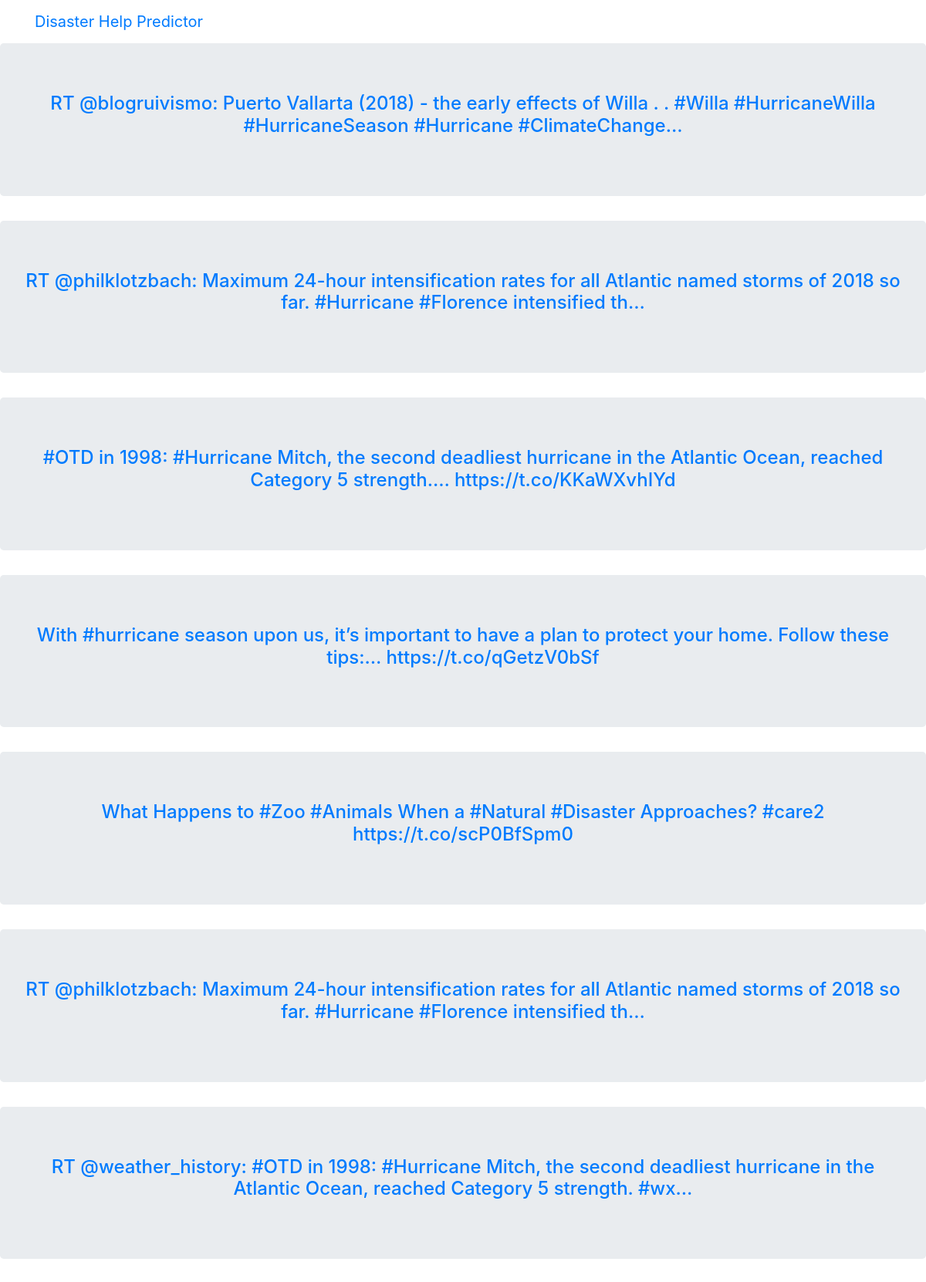
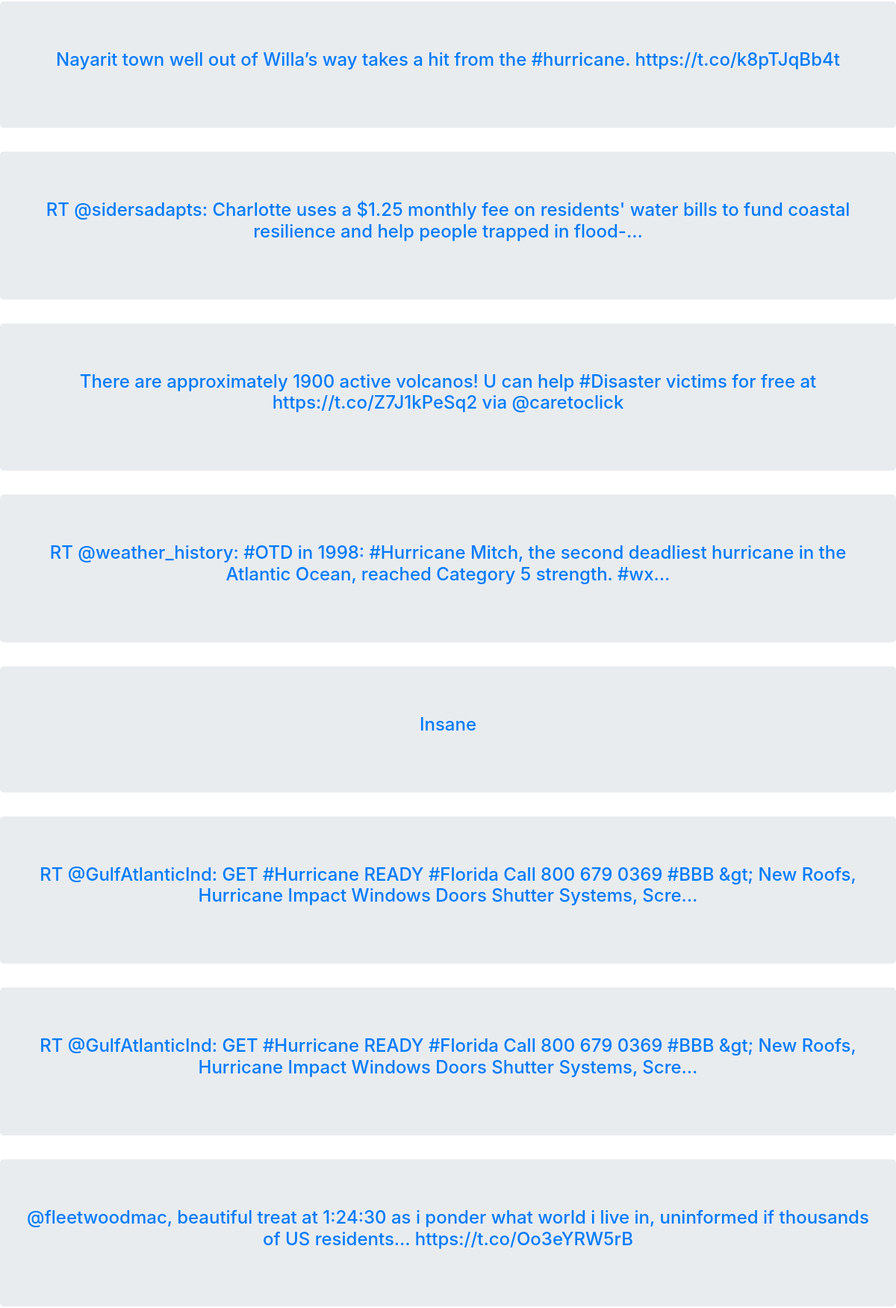
/blog/dclass/3 (upper part), run on the app's committed database (2 pictures, top to bottom).
### blog/models/post.py (models this page shows, shortened)
class Post(models.Model):
    body = models.TextField()
    pub_date = models.DateTimeField('date published', auto_now_add=True)
    clss = models.IntegerField()
    location = models.TextField()

### blog/views/post_cls.py (the view)
# urls.py: path('dclass/<int:pk>', PostClassView.as_view(), name='post_clas'),
class PostClassView(generic.DetailView):
    model = Post
    template_name = 'blog/post_class.html'
    def get_context_data(self, **kwargs):
        context = super().get_context_data(**kwargs)
        context['posts'] = Post.objects.filter(clss=self.kwargs['pk'])
        context['classes'] = classes
        return context

### blog/templates/blog/post_class.html
{% extends "blog/base.html" %}
{% block content %}
      <div class="row-center">
        <div class="col-xs-12">
          {% for post in posts %}
          <div class="jumbotron my-6">
            <h4 class="card-title" style="text-align: center;"><a href="{% url 'blog:post' post.pk %}">{{ post.body }}</a></h4>
              </div>
            {% endfor %}
            </div>
          </div>
{% endblock content %}

### blog/static/blog/main.css (style rules this page uses)
a { transition: all .2s; }

### data on the page
Post: body "RT @blogruivismo: Puerto Vallarta (2018) - the early effects of Willa . . #Willa #HurricaneWilla #HurricaneSeason #Hurricane #ClimateChange…"
Post: body "RT @philklotzbach: Maximum 24-hour intensification rates for all Atlantic named storms of 2018 so far. #Hurricane #Florence intensified th…"
Post: body "#OTD in 1998: #Hurricane Mitch, the second deadliest hurricane in the Atlantic Ocean, reached Category 5 strength.… https://t.co/KKaWXvhIYd"
Post: body "With #hurricane season upon us, it’s important to have a plan to protect your home. Follow these tips:… https://t.co/qGetzV0bSf"
Post: body "What Happens to #Zoo #Animals When a #Natural #Disaster Approaches? #care2 https://t.co/scP0BfSpm0"
Post: body "RT @philklotzbach: Maximum 24-hour intensification rates for all Atlantic named storms of 2018 so far. #Hurricane #Florence intensified th…"
Post: body "RT @weather_history: #OTD in 1998: #Hurricane Mitch, the second deadliest hurricane in the Atlantic Ocean, reached Category 5 strength. #wx…"
Post: body "Nayarit town well out of Willa’s way takes a hit from the #hurricane. https://t.co/k8pTJqBb4t"
Post: body "RT @sidersadapts: Charlotte uses a $1.25 monthly fee on residents' water bills to fund coastal resilience and help people trapped in flood-…"
Post: body "There are approximately 1900 active volcanos! U can help #Disaster victims for free at https://t.co/Z7J1kPeSq2 via @caretoclick"
Post: body "RT @weather_history: #OTD in 1998: #Hurricane Mitch, the second deadliest hurricane in the Atlantic Ocean, reached Category 5 strength. #wx…"
Post: body "Insane"
Post: body "RT @GulfAtlanticInd: GET #Hurricane READY #Florida Call 800 679 0369 #BBB &gt; New Roofs, Hurricane Impact Windows Doors Shutter Systems, Scre…"
Post: body "RT @GulfAtlanticInd: GET #Hurricane READY #Florida Call 800 679 0369 #BBB &gt; New Roofs, Hurricane Impact Windows Doors Shutter Systems, Scre…"
Post: body "@fleetwoodmac, beautiful treat at 1:24:30 as i ponder what world i live in, uninformed if thousands of US residents… https://t.co/Oo3eYRW5rB"
